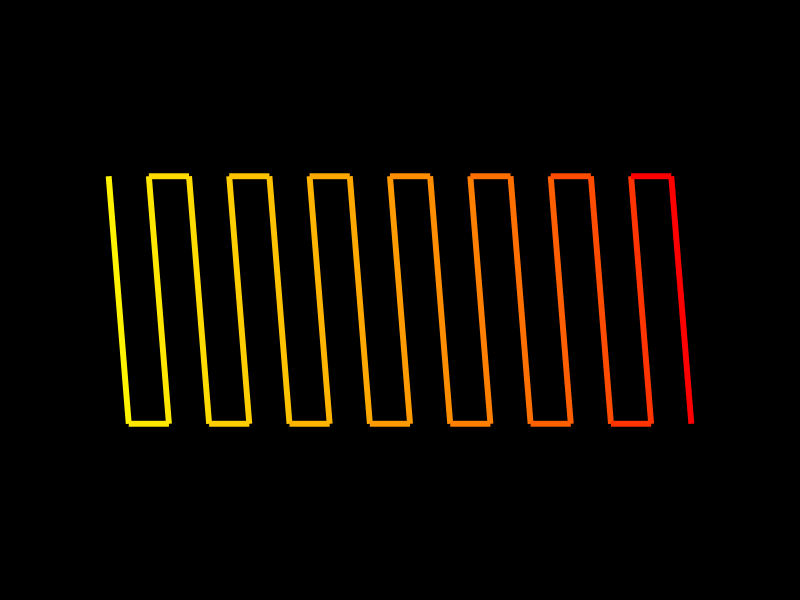

R code for this plot:
library(tidyverse)
library(gganimate)
library(RColorBrewer)

n = round(16, 0)

pipes <- expand.grid(
  x = NA,
  x_end = NA,
  y = NA,
  y_end = NA,
  group = 1:n
) 

## Area is square are (0,0) | (1,1)

# Equally spaced dots
## seq(0, 1, len = n)

# Nerf the y coordinate
## rep(c(0,rnorm(1)), n/2)
## rep(c(1,rnorm(1)), n/2)

pipes <- pipes |>
  mutate(
    x = rep(rnorm(2), n/2),
    x_end = lag(x,1),
    diff_x = abs(x_end-x),
    x = x + 2*diff_x*(group-2),
    x_end = x_end + 2*diff_x*(group-2),
    y = rep(c(0,1), n/2),
    y_end = rep(c(1,0), n/2),
  ) |>
  slice(rep(1:n(), each = 2)) |>
  mutate(
    x_end = lag(x_end, 1),
    y_end = lag(y_end, 1)
  )

temp <- ggplot(pipes,
               aes(
                 x = x,
                 y = y,
                 xend = x_end,
                 yend = y_end
               )) +
  theme_void() +
  theme(plot.background = element_rect(fill = "black"),
        plot.margin = margin(20, 20, 20, 20),
        legend.position = "none") +
  geom_segment(aes(color = group),
               linewidth = 2) +
  scale_color_gradient(low = "yellow", high = "red", na.value = NA) +
  coord_cartesian(xlim = c(min(pipes$x, na.rm = T)-0.5, 
                           max(pipes$x_end, na.rm = T)+0.5),
                  ylim = c(min(pipes$y, na.rm = T)-0.5,
                           max(pipes$y_end, na.rm = T)+0.5))

ggsave(temp, filename = "temp.png", 
       width = 1920, height = 1280, 
       units = "px", dpi = 300)
